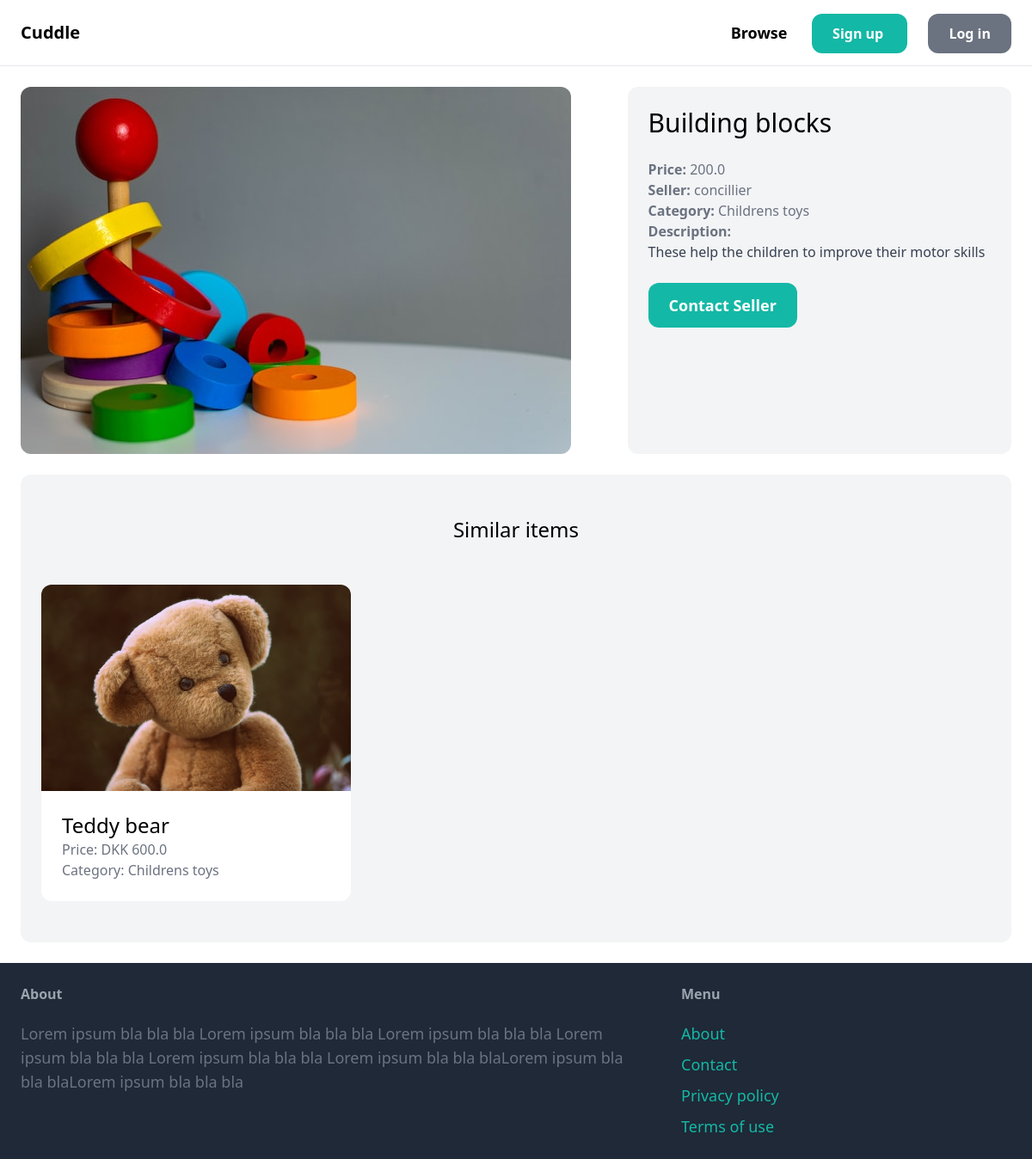
Page /items/1/ on the committed database.
### item/models.py (models this page shows, shortened)
class item(models.Model):
    name = models.CharField(max_length=255)
    description = models.TextField(blank=True, null=True)
    price = models.FloatField()
    image = models.ImageField(upload_to='item_images',blank=True, null=True)
    is_sold = models.BooleanField(default=False)
    created_at = models.DateTimeField(auto_now_add=True)
    created_by = models.ForeignKey(User, related_name='items', on_delete=models.CASCADE)
    category = models.ForeignKey(Category, related_name='items', on_delete=models.CASCADE)

class Category(models.Model):
    name = models.CharField(max_length=255)
    class Meta:
        ordering = ('name',)
        verbose_name_plural = 'Categories'
    def __str__(self):
        return self.name

### item/views.py (the view)
# urls.py: path('<int:pk>/', views.inbox_view_details, name='detail'),
def detail(request, pk):
    Item = get_object_or_404(item, pk=pk)
    related_items = item.objects.filter(category = Item.category, is_sold= False).exclude(pk=pk)[0:3]
    return render(request, 'detail.html', {
        'item': Item,
        'related_items': related_items
        })

### item/templates/detail.html (shortened to what this page needs)
{% extends 'base.html' %}
{% block content %}
    <div class="grid grid-cols-5 gap-6">
        <div class="col-span-3">
            <img src="{{ item.image.url }}" class="rounded-xl">
        </div>
        <div class="col-span-2 p-6 bg-gray-100 rounded-xl">
            <h1 class="mb-6 text-3xl"> {{ item.name }}</h1>
            <p class="text-gray-500"><strong> Price: </strong> {{ item.price }} </p>
            <p class="text-gray-500"><strong> Seller: </strong> {{ item.created_by.username }} </p>
            <p class="text-gray-500"><strong> Category: </strong> {{ item.category }} </p
            {% if item.description %}
                <p> </p>
                <p class="text-gray-700">
                    <strong class="text-gray-500"> Description: </strong> <br>
                    {{ item.description }}
                </p>
            {% endif %}
            {% if request.user == item.created_by %}
                <div class= "mt-6 p-6 bg-white rounded-xl">
                    <p> You posted this item for sale </p>
                    <a href="{% url 'item:edit' item.id %}" class="inline-block mt-6 px-6 py-3 text-lg font-semibold bg-teal-500 text-white rounded-xl"> Edit </a>
                    <a href=" {% url 'item:delete' item.id %}" class="inline-block mt-6 px-6 py-3 text-lg font-semibold bg-red-500 text-white rounded-xl"> Delete </a>
                </div>
            {% else %}
                <a href="{% url 'inbox:new' item.id %}" class="inline-block mt-6 px-6 py-3 text-lg font-semibold bg-teal-500 text-white rounded-xl hover:bg-teal-500"> Contact Seller </a>
            {% endif %}
        </div>
    </div>
    <div class="mt-6 px-6 py-12 bg-gray-100 rounded-xl">
        <h2 class="mb-12 text-2xl text-center"> Similar items </h2>
        <div class="grid grid-cols-3 gap-3">
            {% for item in related_items %}
                <div>
                    <a href="{% url 'item:detail' item.id %}">
                        <div>
                            <img src="{{ item.image.url }}" class="rounded-t-xl">
                        </div>
                        <div class="p-6 bg-white rounded-b-xl">
                            <h2 class="text-2xl"> {{ item.name }}</h2>
                            <p class="text-gray-500"> Price: DKK {{ item.price }}</p>
                            <p class="text-gray-500"> Category: {{ item.category }}</p>
                        </div>
                    </a>
                </div>
            {% endfor %}
        </div>
    </div>
{% endblock %}

### rows in the picture
item: image (picture), name "Building blocks", price "200.0", created_by.username "concillier", category "Childrens toys", description "These help the children to improve their motor skills"
item: image (picture), name "Teddy bear", price "600.0", category "Childrens toys"
